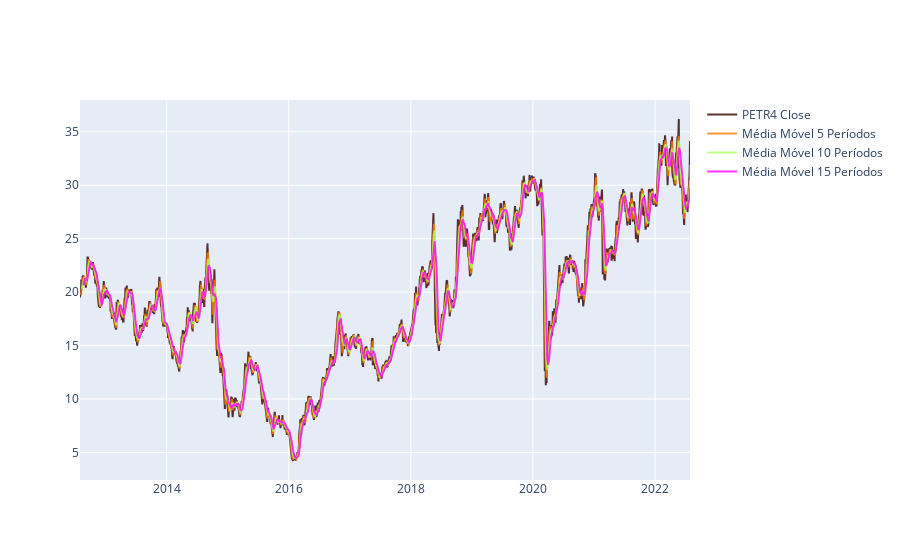

The code cell stored with this chart in its notebook:
### Markdown cell above
##### Adicionando linhas de médias de 5, 10 e 15 dias

### Code cell
# Média simples de 5 dias
df['MM_5'] = df.Close.rolling(window=5).mean()

# Média simples de 10 dias
df['MM_10'] = df.Close.rolling(window=10).mean()

# Média simples de 15 dias
df['MM_15'] = df.Close.rolling(window=15).mean()

close = go.Scatter(
x=df.Date,
y=df.Close,
name = "PETR4 Close",
line = dict(color = '#330000'),
opacity = 0.8)

MM_5 = go.Scatter(
x=df.Date,
y=df['MM_5'],
name = "Média Móvel 5 Períodos",
line = dict(color = '#FF8000'),
opacity = 0.8)

MM_10 = go.Scatter(
x=df.Date,
y=df['MM_10'],
name = "Média Móvel 10 Períodos",
line = dict(color = '#B2FF66'),
opacity = 0.8)

MM_15 = go.Scatter(
x=df.Date,
y=df['MM_15'],
name = "Média Móvel 15 Períodos",
line = dict(color = '#FF00FF'),
opacity = 0.8)

data = [close, MM_5, MM_10, MM_15]

py.iplot(data)

### Figure 1 — Plotly figure (JSON) as saved in the notebook; plotly's stock layout.template omitted (floating-point values rounded to 4 significant figures; data arrays with more than 128 entries replaced by an {"elided": "..."} marker saying what was removed)
{"data": [{"line": {"color": "#330000"}, "name": "PETR4 Close", "opacity": 0.8, "type": "scatter", "x": {"elided": "2481 str values"}, "y": {"elided": "2481 float values"}}, {"line": {"color": "#FF8000"}, "name": "Média Móvel 5 Períodos", "opacity": 0.8, "type": "scatter", "x": {"elided": "2481 str values"}, "y": {"elided": "2481 float values"}}, {"line": {"color": "#B2FF66"}, "name": "Média Móvel 10 Períodos", "opacity": 0.8, "type": "scatter", "x": {"elided": "2481 str values"}, "y": {"elided": "2481 float values"}}, {"line": {"color": "#FF00FF"}, "name": "Média Móvel 15 Períodos", "opacity": 0.8, "type": "scatter", "x": {"elided": "2481 str values"}, "y": {"elided": "2481 float values"}}], "layout": {}}
